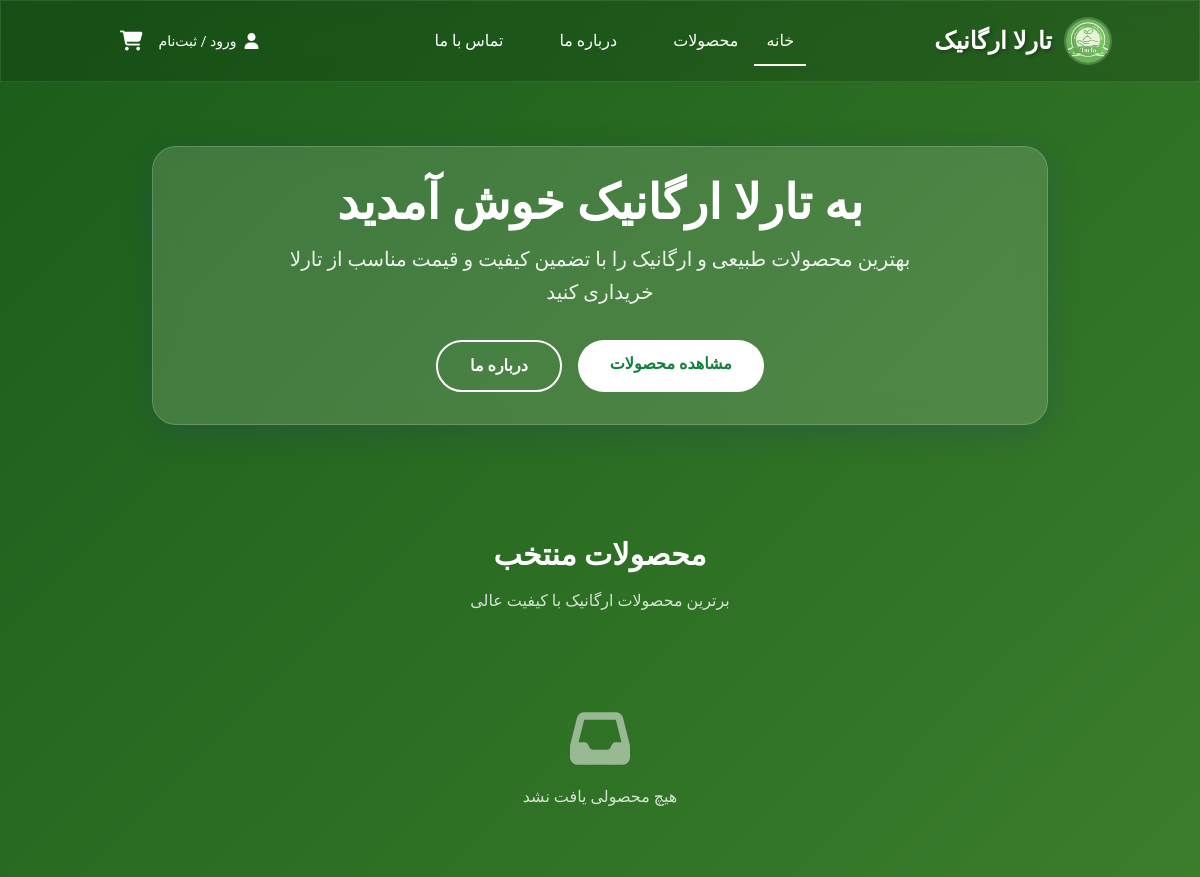
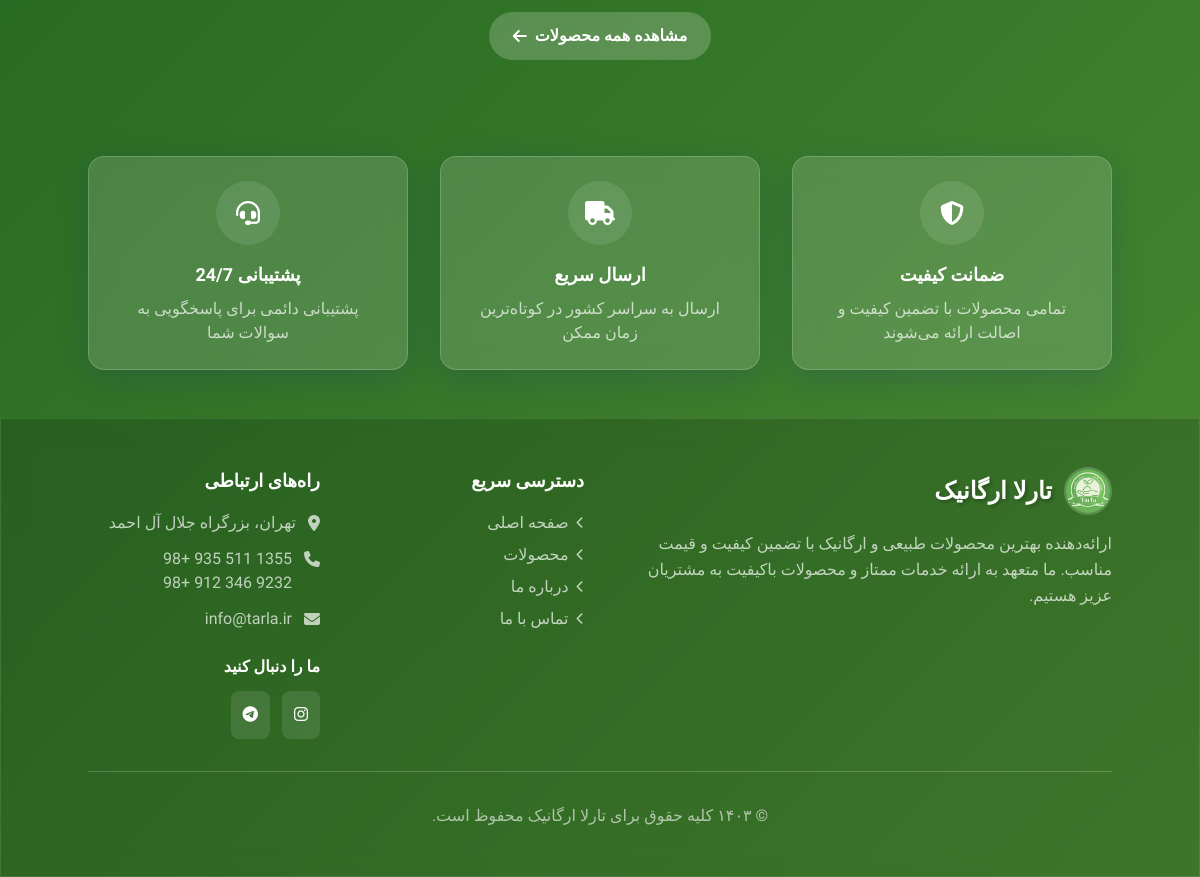
The page / on the database its author committed (2 pictures, top to bottom).
### store/models.py (models this page shows, shortened)
class SiteSettings(models.Model):
    site_name = models.CharField(max_length=100, default='تارلا ارگانیک', verbose_name='نام سایت')
    delivery_fee = models.PositiveIntegerField(
        default=25000,
        validators=[MinValueValidator(0)],
        verbose_name='هزینه ارسال (تومان)'
    )
    free_delivery_threshold = models.PositiveIntegerField(
        default=500000,
        validators=[MinValueValidator(0)],
        verbose_name='حداقل مبلغ برای ارسال رایگان (تومان)'
    )
    free_delivery_enabled = models.BooleanField(default=True, verbose_name='فعالسازی ارسال رایگان')
    contact_phone = models.CharField(max_length=20, default='+98 935 511 1355', verbose_name='تلفن تماس ۱')
    contact_phone2 = models.CharField(max_length=20, blank=True, verbose_name='تلفن تماس ۲')
    contact_email = models.EmailField(default='info@tarla.ir', verbose_name='ایمیل')
    address = models.TextField(default='تهران، بزرگراه جلال آل احمد', verbose_name='آدرس')
    class Meta:
        verbose_name = 'تنظیمات سایت'
        verbose_name_plural = 'تنظیمات سایت'

### store/views.py (the view)
# urls.py: path("", views.home, name="home"),
def home(request):
    try:
        featured_products = Product.objects.filter(is_featured=True, is_available=True)[:8]
    except Exception as e:
        featured_products = []
    return render(request, "store/index.html", {"featured_products": featured_products})

### store/context_processors.py (called while the page is built, shortened)
def site_settings(request):
    try:
        site_settings = SiteSettings.objects.first()
    except Exception as e:
        site_settings = None
    return {
        'site_settings': site_settings
    }

### store/templates/store/index.html (shortened to what this page needs)
{% extends "store/base.html" %}
{% load humanize %}
{% block content %}
<section class="py-16 px-4">
    <div class="container mx-auto text-center glass p-8 rounded-3xl max-w-4xl">
        <h1 class="text-4xl md:text-5xl font-bold text-white mb-4">به تارلا ارگانیک خوش آمدید</h1>
        <p class="text-xl text-white/90 mb-8 max-w-2xl mx-auto leading-relaxed">
            بهترین محصولات طبیعی و ارگانیک را با تضمین کیفیت و قیمت مناسب از تارلا خریداری کنید
        </p>
        <div class="flex flex-col sm:flex-row gap-4 justify-center">
            <a href="{% url 'products' %}" class="bg-white text-green-700 py-3 px-8 rounded-full font-semibold hover:bg-opacity-90 transition-all transform hover:scale-105">
                مشاهده محصولات
            </a>
            <a href="{% url 'about' %}" class="border-2 border-white text-white py-3 px-8 rounded-full font-semibold hover:bg-white hover:text-green-700 transition-all">
                درباره ما
            </a>
        </div>
    </div>
</section>
<section class="py-12 px-4">
    <div class="container mx-auto">
        <div class="text-center mb-12">
            <h2 class="text-3xl font-bold text-white mb-4">محصولات منتخب</h2>
            <p class="text-white/80 max-w-2xl mx-auto">برترین محصولات ارگانیک با کیفیت عالی</p>
        </div>
        <div class="grid grid-cols-1 md:grid-cols-2 lg:grid-cols-3 xl:grid-cols-4 gap-6">
            {% for product in featured_products %}
            <div class="glass product-card rounded-2xl p-5 text-white flex flex-col h-full">
                <a href="{% url 'product_detail' product.id %}" class="flex flex-col h-full">
                    <div class="bg-white/10 rounded-xl h-48 mb-4 flex items-center justify-center overflow-hidden relative">
                        {% if product.image %}
                        <img src="{{ product.image.url }}" alt="{{ product.name }}"
                             class="h-full w-full object-cover rounded-xl transition-transform duration-300 hover:scale-105">
                        {% else %}
                        <i class="fas fa-leaf text-4xl text-white/50"></i>
                        {% endif %}
                        {% if product.is_featured %}
                        <span class="absolute top-2 left-2 bg-red-500 text-white px-2 py-1 rounded-full text-xs font-bold shadow-lg">
                            منتخب
                        </span>
                        {% endif %}
                    </div>
                    <h3 class="font-bold text-lg mb-2 line-clamp-1">{{ product.name }}</h3>
                    <p class="text-sm text-white/70 mb-4 line-clamp-2 flex-grow">{{ product.description|default:"محصول ارگانیک با کیفیت عالی" }}</p>
                </a>
                <div class="flex justify-between items-center mt-auto">
                    <div>
                        <span class="font-bold text-xl">{{ product.price|intcomma }}</span>
                        <span class="text-sm text-white/60">تومان</span>
                    </div>
                    {% if product.is_available and product.stock_quantity > 0 %}
                    <form method="post" action="{% url 'add_to_cart' product.id %}">
                        {% csrf_token %}
                        <button type="submit"
                               class="bg-white/20 hover:bg-white/30 text-white py-2 px-4 rounded-lg text-sm font-semibold transition-all flex items-center gap-2">
                            <i class="fas fa-cart-plus"></i>
                            افزودن
                        </button>
                    </form>
                    {% else %}
                    <button class="bg-gray-500/20 text-gray-300 py-2 px-4 rounded-lg text-sm font-semibold cursor-not-allowed">
                        ناموجود
                    </button>
                    {% endif %}
                </div>
            </div>
            {% empty %}
            <div class="col-span-full text-center py-12">
                <i class="fas fa-inbox text-6xl text-white/50 mb-4"></i>
                <p class="text-white/80">هیچ محصولی یافت نشد</p>
            </div>
            {% endfor %}
        </div>
        <div class="text-center mt-8">
            <a href="{% url 'products' %}"
               class="inline-flex items-center gap-2 bg-white/20 hover:bg-white/30 text-white py-3 px-6 rounded-full font-semibold transition-all">
                مشاهده همه محصولات
                <i class="fas fa-arrow-left"></i>
            </a>
        </div>
    </div>
</section>
<section class="py-12 px-4">
    <div class="container mx-auto">
        <div class="grid grid-cols-1 md:grid-cols-3 gap-8">
            <div class="glass rounded-2xl p-6 text-center text-white">
                <div class="bg-white/10 rounded-full h-16 w-16 flex items-center justify-center mx-auto mb-4">
                    <i class="fas fa-shield-alt text-2xl"></i>
                </div>
                <h3 class="font-bold text-lg mb-2">ضمانت کیفیت</h3>
                <p class="text-white/70">تمامی محصولات با تضمین کیفیت و اصالت ارائه می‌شوند</p>
            </div>
            <div class="glass rounded-2xl p-6 text-center text-white">
                <div class="bg-white/10 rounded-full h-16 w-16 flex items-center justify-center mx-auto mb-4">
                    <i class="fas fa-truck text-2xl"></i>
                </div>
                <h3 class="font-bold text-lg mb-2">ارسال سریع</h3>
                <p class="text-white/70">ارسال به سراسر کشور در کوتاه‌ترین زمان ممکن</p>
            </div>
            <div class="glass rounded-2xl p-6 text-center text-white">
                <div class="bg-white/10 rounded-full h-16 w-16 flex items-center justify-center mx-auto mb-4">
                    <i class="fas fa-headset text-2xl"></i>
                </div>
                <h3 class="font-bold text-lg mb-2">پشتیبانی 24/7</h3>
                <p class="text-white/70">پشتیبانی دائمی برای پاسخگویی به سوالات شما</p>
            </div>
        </div>
    </div>
</section>
{% endblock %}

### store/templates/store/footer.html
{% load static %}
<footer class="glass-dark text-white py-12 px-4 mt-auto">
    <div class="container mx-auto">
        <div class="grid grid-cols-1 md:grid-cols-4 gap-8">
            <div class="md:col-span-2">
                <div class="flex items-center mb-4">
                    <img src="{% static 'store/images/favicon.jpg' %}" alt="تارلا لوگو"
                         class="h-12 w-12 rounded-full object-cover border-2 border-white/20">
                    <h3 class="text-2xl font-bold logo-text mr-3">
                        {{ site_settings.site_name|default:"تارلا ارگانیک" }}
                    </h3>
                </div>
                <p class="text-white/70 mb-4 leading-relaxed">
                    ارائه‌دهنده بهترین محصولات طبیعی و ارگانیک با تضمین کیفیت و قیمت مناسب.
                    ما متعهد به ارائه خدمات ممتاز و محصولات باکیفیت به مشتریان عزیز هستیم.
                </p>
            </div>
            <div>
                <h4 class="font-semibold mb-4 text-lg">دسترسی سریع</h4>
                <ul class="space-y-2">
                    <li>
                        <a href="{% url 'home' %}" class="text-white/70 hover:text-white transition-colors flex items-center gap-2">
                            <i class="fas fa-chevron-left text-xs"></i>
                            صفحه اصلی
                        </a>
                    </li>
                    <li>
                        <a href="{% url 'products' %}" class="text-white/70 hover:text-white transition-colors flex items-center gap-2">
                            <i class="fas fa-chevron-left text-xs"></i>
                            محصولات
                        </a>
                    </li>
                    <li>
                        <a href="{% url 'about' %}" class="text-white/70 hover:text-white transition-colors flex items-center gap-2">
                            <i class="fas fa-chevron-left text-xs"></i>
                            درباره ما
                        </a>
                    </li>
                    <li>
                        <a href="{% url 'contact' %}" class="text-white/70 hover:text-white transition-colors flex items-center gap-2">
                            <i class="fas fa-chevron-left text-xs"></i>
                            تماس با ما
                        </a>
                    </li>
                </ul>
            </div>
            <div>
                <h4 class="font-semibold mb-4 text-lg">راه‌های ارتباطی</h4>
                <div class="space-y-3">
                    <div class="flex items-start gap-3">
                        <i class="fas fa-map-marker-alt mt-1 text-white/70"></i>
                        <span class="text-white/70">{{ site_settings.address|default:"تهران - بزرگراه جلال آل احمد" }}</span>
                    </div>
                    <div class="flex items-start gap-3">
                        <i class="fas fa-phone mt-1 text-white/70"></i>
                        <div>
                            <p class="text-white/70">{{ site_settings.contact_phone|default:"+98 935 511 1355" }}</p>
                            {% if site_settings.contact_phone2 %}
                            <p class="text-white/70">{{ site_settings.contact_phone2 }}</p>
                            {% endif %}
                        </div>
                    </div>
                    <div class="flex items-start gap-3">
                        <i class="fas fa-envelope mt-1 text-white/70"></i>
                        <span class="text-white/70">{{ site_settings.contact_email|default:"info@tarla-organic.ir" }}</span>
                    </div>
                </div>
                <div class="mt-6">
                    <h4 class="font-semibold mb-3">ما را دنبال کنید</h4>
                    <div class="flex gap-3">
                        <a href="https://www.instagram.com/tarla.organic"
                           class="bg-white/10 hover:bg-white/20 p-3 rounded-lg transition-all transform hover:scale-110">
                            <i class="fab fa-instagram"></i>
                        </a>
                        <a href="https://t.me/tarla_organic"
                           class="bg-white/10 hover:bg-white/20 p-3 rounded-lg transition-all transform hover:scale-110">
                            <i class="fab fa-telegram"></i>
                        </a>
                    </div>
                </div>
            </div>
        </div>
        <div class="border-t border-white/20 mt-8 pt-8 text-center text-white/60">
            <p>© ۱۴۰۳ کلیه حقوق برای {{ site_settings.site_name|default:"فروشگاه تارلا ارگانیک" }} محفوظ است.</p>
        </div>
    </div>
</footer>

### store/templates/store/base.html (style rules this page uses)
body { background: linear-gradient(135deg, #1a5d1a 0%, #78b94c 50%, #a7d129 100%); background-size: 400% 400%; animation: gradient 15s ease infinite; min-height: 100vh; font-family: 'Vazirmatn', sans-serif; }
.glass { background: rgba(255, 255, 255, 0.15); backdrop-filter: blur(12px); -webkit-backdrop-filter: blur(12px); border: 1px solid rgba(255, 255, 255, 0.18); box-shadow: 0 8px 32px 0 rgba(31, 38, 135, 0.2); }
.glass-dark { background: rgba(0, 0, 0, 0.15); backdrop-filter: blur(12px); -webkit-backdrop-filter: blur(12px); border: 1px solid rgba(255, 255, 255, 0.1); }
.logo-text { font-family: 'Vazirmatn', sans-serif; font-weight: 700; text-shadow: 2px 2px 4px rgba(0, 0, 0, 0.3); }

### rows shown on the page
SiteSettings: site_name "تارلا ارگانیک", address "تهران، بزرگراه جلال آل احمد", contact_phone "1355 511 935 +98", contact_phone2 "9232 346 912 +98", contact_email "info@tarla.ir"
